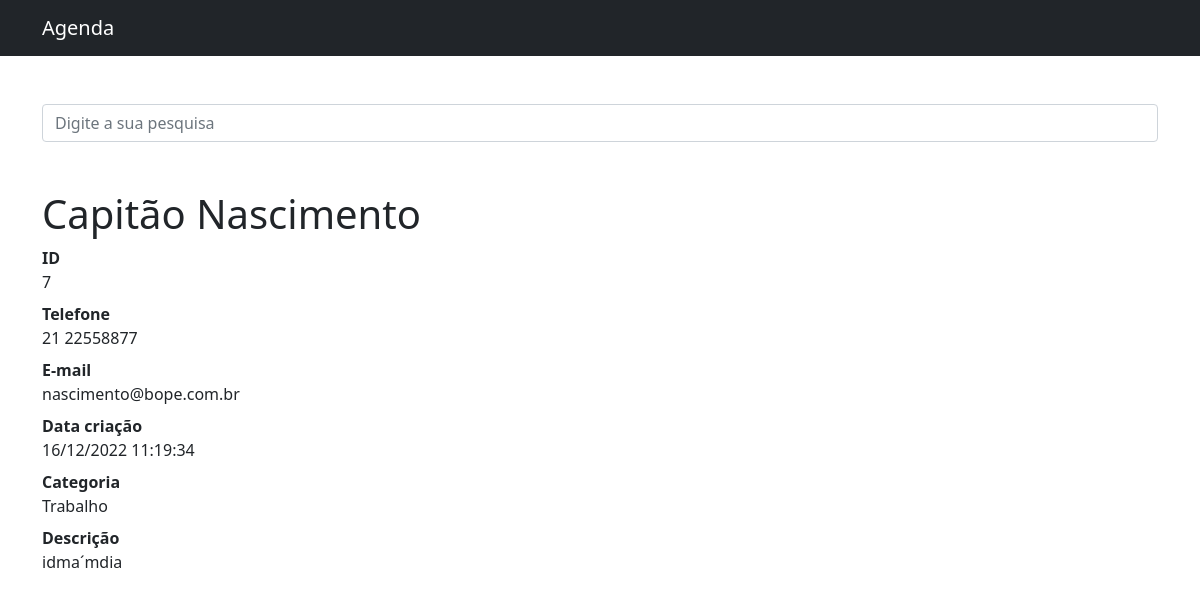
/7, run on the app's committed database.
### contatos/models.py (models this page shows, shortened)
class Contato(models.Model):
    nome = models.CharField(max_length=255)
    sobrenome = models.CharField(max_length=255, blank=True)
    telefone = models.CharField(max_length=255)
    email = models.CharField(max_length=255, blank=True)
    data_criacao = models.DateTimeField(default=timezone.now)
    descricao = models.TextField(blank=True)
    mostrar = models.BooleanField(default=True)
    foto = models.ImageField(blank=True, upload_to='fotos/%Y/%m/%D')
    categoria = models.ForeignKey(Categoria, on_delete=models.DO_NOTHING)

class Categoria(models.Model):
    def __str__(self):
        return self.nome
    nome = models.CharField(max_length=255)

### contatos/views.py (the view)
# urls.py: path('<int:contato_id>', views.ver_contato, name='ver_contato'),
def ver_contato(request, contato_id):
    contato = get_object_or_404(Contato, id=contato_id)
    if not contato.mostrar:
        raise Http404()
    return render(request, 'contatos/ver_contato.html', {
        'contato': contato
    })

### contatos/templates/contatos/ver_contato.html (shortened to what this page needs)
{% extends 'base.html' %}
{%block conteudo%}
  <h1 class="mt-5">{{ contato.nome }} {{ contato.sobrenome }}</h1>
  <dl>
    <dt>ID</dt>
    <dd>{{ contato.id }}</dd>
    <dt>Telefone</dt>
    <dd>{{ contato.telefone }}</dd>
    <dt>E-mail</dt>
    <dd>{{ contato.email }}</dd>
    <dt>Data criação</dt>
    <dd>{{ contato.data_criacao|date:'d/m/Y H:i:s' }}</dd>
    <dt>Categoria</dt>
    <dd>{{ contato.categoria }}</dd>
    <dt>Descrição</dt>
    <dd>{{ contato.descricao }}</dd>
  </dl>
{%endblock%}

### data on the page
Contato: nome "Capitão", sobrenome "Nascimento", id "7", telefone "21 22558877", email "nascimento@bope.com.br", data_criacao "16/12/2022 11:19:34", categoria "Trabalho", descricao "idma´mdia"
